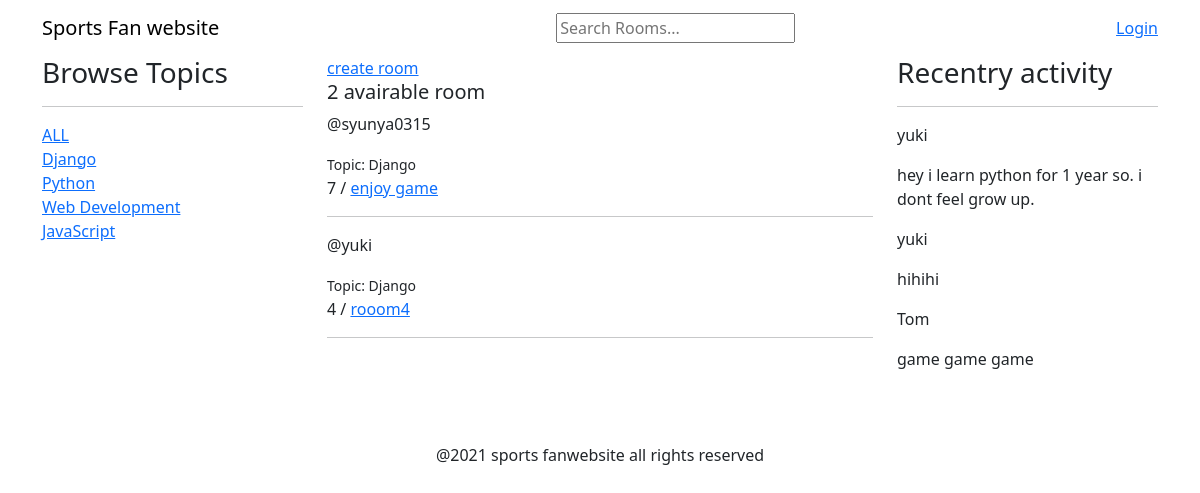
Screenshot of /?q=Django with the database file from the repository.
### base/models.py (models this page shows, shortened)
class Topic(models.Model):
    name = models.CharField(max_length=200)

class Room(models.Model):
    host = models.ForeignKey(User, on_delete=models.SET_NULL, null=True)
    topic = models.ForeignKey(Topic, on_delete=models.SET_NULL, null=True)
    name = models.CharField(max_length=200)
    description = models.TextField(null=True, blank=True)
    participants =models.ManyToManyField(User, related_name='participants', blank=True)
    updated = models.DateTimeField(auto_now=True)
    created = models.DateTimeField(auto_now_add=True)
    class Meta:
        ordering = ['-updated', '-created']

class Message(models.Model):
    user = models.ForeignKey(User, on_delete=models.CASCADE)
    room = models.ForeignKey(Room, on_delete=models.CASCADE)
    body = models.TextField()
    updated = models.DateTimeField(auto_now=True)
    created = models.DateTimeField(auto_now_add=True)

### base/views.py (the view)
# urls.py: 2. Add a URL to urlpatterns:  path('', views.home, name='home')
def home(request):
    q = request.GET.get('q') if request.GET.get('q') != None else ''
    rooms = Room.objects.filter(
        Q(topic__name__icontains=q) |
        Q(name__icontains=q) |
        Q(description__icontains=q)
    )
    topics = Topic.objects.all()
    room_count = rooms.count()
    room_messages = Message.objects.all()[0:3]
    context = {
        'rooms': rooms,
        'topics': topics,
        'room_count': room_count,
        'room_messages': room_messages
    }
    return render(request, 'index.html', context)

### templates/index.html (shortened to what this page needs)
{% extends 'base/base.html' %}
{% block main %}
<div class="home-container container">
    <div class="row">
        <div class="col-3">
            <h3>Browse Topics</h3>
            <hr>
            <a href="{% url 'home' %}">ALL</a>
            {% for topic in topics %}
                <div>
                    <a href="{% url 'home' %}?q={{ topic.name }}">{{ topic.name }}</a>
                </div>
            {% endfor %}
        </div>
        <div class="col-6">
            <a href="{% url 'create-room' %}">create room</a>
            <h5>{{ room_count }} avairable room </h5>
            {% for room in rooms %}
                <div>
                    <p>@{{ room.host.username }}</p>
                    <small>Topic: {{ room.topic.name }}</small>
                    <p>{{ room.id }} / <a href="{% url 'room' room.id %}">{{ room.name }}</a></p>
                </div>
                <hr>
            {% endfor %}
        </div>
        <div class="col-3">
            <h3>Recentry activity</h3>
            <hr>
            {% for message in room_messages %}
                <p>{{ message.user }}</p>
                <p> {{ message.body }}</p>
            {% endfor %}
        </div>
    </div>
</div>
{% endblock main %}

### rows the page displays
Topic: name "Django"
Topic: name "Python"
Topic: name "Web Development"
Topic: name "JavaScript"
Room: host.username "syunya0315", topic.name "Django", id "7", name "enjoy game"
Room: host.username "yuki", topic.name "Django", id "4", name "rooom4"
Message: user "yuki", body "hey i learn python for 1 year so. i dont feel grow up."
Message: user "yuki", body "hihihi"
Message: user "Tom", body "game game game"

### other values shown
{{ room_count }} "2"
